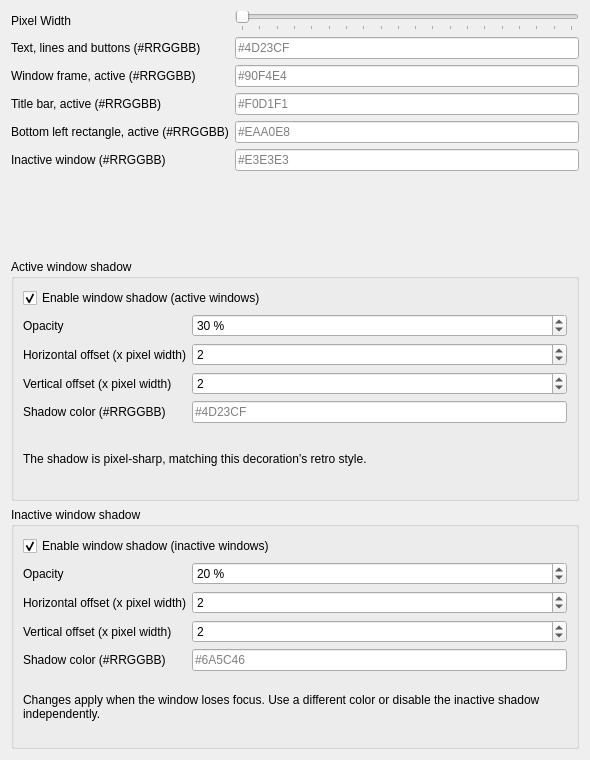
<?xml version='1.0' encoding='UTF-8'?>
<ui version="4.0">
 <class>PlasmaNSOKWinConfigDialog</class>
 <widget class="QWidget" name="PlasmaNSOKWinConfigDialog">
  <property name="geometry">
   <rect>
    <x>0</x>
    <y>0</y>
    <width>590</width>
    <height>760</height>
   </rect>
  </property>
  <property name="windowTitle">
   <string>Config Dialog</string>
  </property>
  <layout class="QVBoxLayout" name="verticalLayout">
   <item>
    <layout class="QFormLayout" name="formLayout_2">
     <item row="0" column="0">
      <widget class="QLabel" name="label">
       <property name="text">
        <string>Pixel Width</string>
       </property>
      </widget>
     </item>
     <item row="0" column="1">
      <widget class="QSlider" name="kcfg_pixelWidth">
       <property name="minimum">
        <number>5</number>
       </property>
       <property name="maximum">
        <number>100</number>
       </property>
       <property name="singleStep">
        <number>1</number>
       </property>
       <property name="orientation">
        <enum>Qt::Orientation::Horizontal</enum>
       </property>
       <property name="tickPosition">
        <enum>QSlider::TickPosition::TicksBelow</enum>
       </property>
       <property name="tickInterval">
        <number>5</number>
       </property>
      </widget>
     </item>
     <item row="1" column="0">
      <widget class="QLabel" name="label_2">
       <property name="text">
        <string>Text, lines and buttons (#RRGGBB)</string>
       </property>
      </widget>
     </item>
     <item row="2" column="0">
      <widget class="QLabel" name="label_3">
       <property name="text">
        <string>Window frame, active (#RRGGBB)</string>
       </property>
      </widget>
     </item>
     <item row="2" column="1">
      <widget class="QLineEdit" name="kcfg_colorCyan">
       <property name="placeholderText">
        <string>#90F4E4</string>
       </property>
       <property name="maxLength">
        <number>9</number>
       </property>
      </widget>
     </item>
     <item row="3" column="0">
      <widget class="QLabel" name="label_4">
       <property name="text">
        <string>Title bar, active (#RRGGBB)</string>
       </property>
      </widget>
     </item>
     <item row="3" column="1">
      <widget class="QLineEdit" name="kcfg_colorPink">
       <property name="placeholderText">
        <string>#F0D1F1</string>
       </property>
       <property name="maxLength">
        <number>9</number>
       </property>
      </widget>
     </item>
     <item row="4" column="0">
      <widget class="QLabel" name="label_5">
       <property name="text">
        <string>Bottom left rectangle, active (#RRGGBB)</string>
       </property>
      </widget>
     </item>
     <item row="4" column="1">
      <widget class="QLineEdit" name="kcfg_colorMagenta">
       <property name="placeholderText">
        <string>#EAA0E8</string>
       </property>
       <property name="maxLength">
        <number>9</number>
       </property>
      </widget>
     </item>
     <item row="5" column="0">
      <widget class="QLabel" name="label_6">
       <property name="text">
        <string>Inactive window (#RRGGBB)</string>
       </property>
      </widget>
     </item>
     <item row="5" column="1">
      <widget class="QLineEdit" name="kcfg_colorGray">
       <property name="placeholderText">
        <string>#E3E3E3</string>
       </property>
       <property name="maxLength">
        <number>9</number>
       </property>
      </widget>
     </item>
     <item row="1" column="1">
      <widget class="QLineEdit" name="kcfg_colorPurple">
       <property name="placeholderText">
        <string>#4D23CF</string>
       </property>
       <property name="maxLength">
        <number>9</number>
       </property>
      </widget>
     </item>
    </layout>
   </item>
  <item><widget class="QGroupBox" name="shadowGroup"><property name="title"><string>Active window shadow</string></property><layout class="QVBoxLayout" name="shadowLayout"><item><widget class="QCheckBox" name="kcfg_shadowEnabled"><property name="text"><string>Enable window shadow (active windows)</string></property><property name="checked"><bool>true</bool></property></widget></item><item><layout class="QFormLayout" name="shadowFormLayout"><item row="0" column="0"><widget class="QLabel" name="shadowOpacityLabel"><property name="text"><string>Opacity</string></property></widget></item><item row="0" column="1"><widget class="QSpinBox" name="kcfg_shadowOpacity"><property name="minimum"><number>0</number></property><property name="maximum"><number>100</number></property><property name="value"><number>30</number></property><property name="suffix"><string> %</string></property><property name="singleStep"><number>5</number></property></widget></item><item row="1" column="0"><widget class="QLabel" name="shadowOffsetXLabel"><property name="text"><string>Horizontal offset (x pixel width)</string></property></widget></item><item row="1" column="1"><widget class="QSpinBox" name="kcfg_shadowOffsetX"><property name="minimum"><number>-16</number></property><property name="maximum"><number>16</number></property><property name="value"><number>2</number></property></widget></item><item row="2" column="0"><widget class="QLabel" name="shadowOffsetYLabel"><property name="text"><string>Vertical offset (x pixel width)</string></property></widget></item><item row="2" column="1"><widget class="QSpinBox" name="kcfg_shadowOffsetY"><property name="minimum"><number>-16</number></property><property name="maximum"><number>16</number></property><property name="value"><number>2</number></property></widget></item><item row="3" column="0"><widget class="QLabel" name="shadowColorLabel"><property name="text"><string>Shadow color (#RRGGBB)</string></property></widget></item><item row="3" column="1"><widget class="QLineEdit" name="kcfg_shadowColor"><property name="placeholderText"><string>#4D23CF</string></property><property name="maxLength"><number>9</number></property></widget></item></layout></item><item><widget class="QLabel" name="shadowInfoLabel"><property name="text"><string>The shadow is pixel-sharp, matching this decoration’s retro style.</string></property><property name="wordWrap"><bool>true</bool></property></widget></item></layout></widget></item>
  <item>
   <widget class="QGroupBox" name="inactiveShadowGroup">
    <property name="title"><string>Inactive window shadow</string></property>
    <layout class="QVBoxLayout" name="inactiveShadowLayout">
     <item>
      <widget class="QCheckBox" name="kcfg_inactiveShadowEnabled">
       <property name="text"><string>Enable window shadow (inactive windows)</string></property>
       <property name="checked"><bool>true</bool></property>
      </widget>
     </item>
     <item>
      <layout class="QFormLayout" name="inactiveShadowFormLayout">
       <item row="0" column="0">
        <widget class="QLabel" name="inactiveShadowOpacityLabel">
         <property name="text"><string>Opacity</string></property>
        </widget>
       </item>
       <item row="0" column="1">
        <widget class="QSpinBox" name="kcfg_inactiveShadowOpacity">
         <property name="minimum"><number>0</number></property>
         <property name="maximum"><number>100</number></property>
         <property name="value"><number>20</number></property>
         <property name="suffix"><string> %</string></property>
         <property name="singleStep"><number>5</number></property>
        </widget>
       </item>
       <item row="1" column="0">
        <widget class="QLabel" name="inactiveShadowOffsetXLabel">
         <property name="text"><string>Horizontal offset (x pixel width)</string></property>
        </widget>
       </item>
       <item row="1" column="1">
        <widget class="QSpinBox" name="kcfg_inactiveShadowOffsetX">
         <property name="minimum"><number>-16</number></property>
         <property name="maximum"><number>16</number></property>
         <property name="value"><number>2</number></property>
        </widget>
       </item>
       <item row="2" column="0">
        <widget class="QLabel" name="inactiveShadowOffsetYLabel">
         <property name="text"><string>Vertical offset (x pixel width)</string></property>
        </widget>
       </item>
       <item row="2" column="1">
        <widget class="QSpinBox" name="kcfg_inactiveShadowOffsetY">
         <property name="minimum"><number>-16</number></property>
         <property name="maximum"><number>16</number></property>
         <property name="value"><number>2</number></property>
        </widget>
       </item>
       <item row="3" column="0">
        <widget class="QLabel" name="inactiveShadowColorLabel">
         <property name="text"><string>Shadow color (#RRGGBB)</string></property>
        </widget>
       </item>
       <item row="3" column="1">
        <widget class="QLineEdit" name="kcfg_inactiveShadowColor">
         <property name="placeholderText"><string>#6A5C46</string></property>
         <property name="maxLength"><number>9</number></property>
        </widget>
       </item>
      </layout>
     </item>
     <item>
      <widget class="QLabel" name="inactiveShadowInfoLabel">
       <property name="text"><string>Changes apply when the window loses focus. Use a different color or disable the inactive shadow independently.</string></property>
       <property name="wordWrap"><bool>true</bool></property>
      </widget>
     </item>
    </layout>
   </widget>
  </item></layout>
 </widget>
 <resources/>
 <connections/>
</ui>
